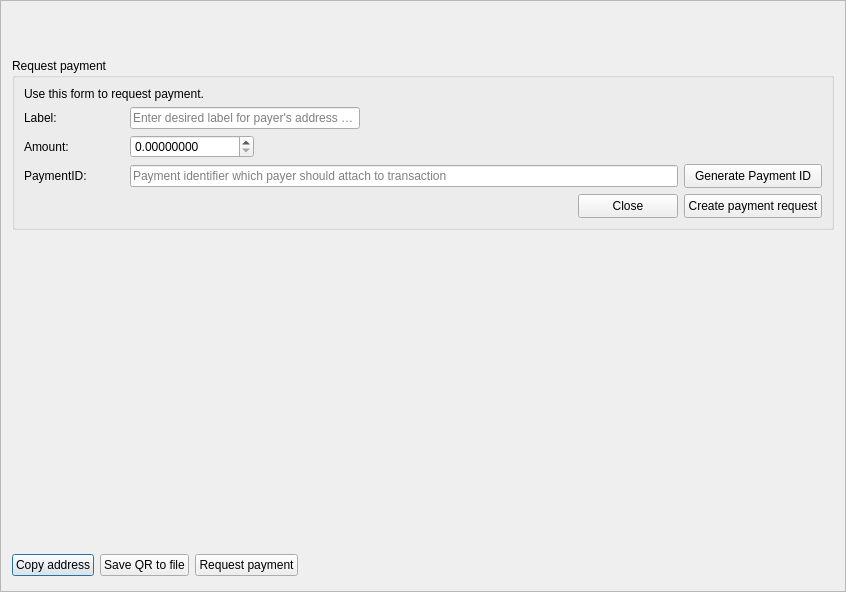
<?xml version="1.0" encoding="UTF-8"?>
<ui version="4.0">
 <class>ReceiveFrame</class>
 <widget class="QFrame" name="ReceiveFrame">
  <property name="geometry">
   <rect>
    <x>0</x>
    <y>0</y>
    <width>846</width>
    <height>592</height>
   </rect>
  </property>
  <property name="windowTitle">
   <string>Frame</string>
  </property>
  <property name="frameShape">
   <enum>QFrame::StyledPanel</enum>
  </property>
  <property name="frameShadow">
   <enum>QFrame::Raised</enum>
  </property>
  <layout class="QVBoxLayout" name="verticalLayout">
   <item>
    <widget class="QFrame" name="m_addressQRFrame">
     <property name="minimumSize">
      <size>
       <width>0</width>
       <height>40</height>
      </size>
     </property>
     <property name="frameShape">
      <enum>QFrame::NoFrame</enum>
     </property>
     <property name="frameShadow">
      <enum>QFrame::Raised</enum>
     </property>
     <layout class="QVBoxLayout" name="verticalLayout_2">
      <property name="leftMargin">
       <number>0</number>
      </property>
      <property name="topMargin">
       <number>0</number>
      </property>
      <property name="rightMargin">
       <number>0</number>
      </property>
      <property name="bottomMargin">
       <number>0</number>
      </property>
      <item>
       <layout class="QHBoxLayout" name="qrCodeFrame">
        <item>
         <widget class="WalletGui::QRLabel" name="m_qrLabel">
          <property name="text">
           <string/>
          </property>
         </widget>
        </item>
        <item>
         <spacer name="horizontalSpacer_2">
          <property name="orientation">
           <enum>Qt::Horizontal</enum>
          </property>
          <property name="sizeHint" stdset="0">
           <size>
            <width>40</width>
            <height>20</height>
           </size>
          </property>
         </spacer>
        </item>
       </layout>
      </item>
     </layout>
    </widget>
   </item>
   <item>
    <widget class="QFrame" name="m_requestPaymentFrame">
     <property name="minimumSize">
      <size>
       <width>0</width>
       <height>0</height>
      </size>
     </property>
     <layout class="QVBoxLayout" name="verticalLayout_3">
      <property name="spacing">
       <number>0</number>
      </property>
      <property name="leftMargin">
       <number>0</number>
      </property>
      <property name="topMargin">
       <number>0</number>
      </property>
      <property name="rightMargin">
       <number>0</number>
      </property>
      <item>
       <widget class="QGroupBox" name="groupBox">
        <property name="title">
         <string>Request payment</string>
        </property>
        <layout class="QGridLayout" name="gridLayout">
         <item row="0" column="0" colspan="2">
          <widget class="QLabel" name="label">
           <property name="text">
            <string>Use this form to request payment.</string>
           </property>
          </widget>
         </item>
         <item row="1" column="0">
          <widget class="QLabel" name="label_7">
           <property name="text">
            <string>Label:</string>
           </property>
          </widget>
         </item>
         <item row="1" column="1" colspan="2">
          <widget class="QLineEdit" name="m_payerLabel">
           <property name="maxLength">
            <number>64</number>
           </property>
           <property name="placeholderText">
            <string>Enter desired label for payer's address book</string>
           </property>
          </widget>
         </item>
         <item row="1" column="3" colspan="4">
          <spacer name="horizontalSpacer_3">
           <property name="orientation">
            <enum>Qt::Horizontal</enum>
           </property>
           <property name="sizeHint" stdset="0">
            <size>
             <width>361</width>
             <height>20</height>
            </size>
           </property>
          </spacer>
         </item>
         <item row="2" column="0">
          <widget class="QLabel" name="label_3">
           <property name="text">
            <string>Amount:</string>
           </property>
          </widget>
         </item>
         <item row="2" column="1">
          <widget class="QDoubleSpinBox" name="m_requestAmountSpin">
           <property name="sizePolicy">
            <sizepolicy hsizetype="Minimum" vsizetype="Fixed">
             <horstretch>0</horstretch>
             <verstretch>0</verstretch>
            </sizepolicy>
           </property>
           <property name="minimumSize">
            <size>
             <width>0</width>
             <height>0</height>
            </size>
           </property>
           <property name="baseSize">
            <size>
             <width>150</width>
             <height>0</height>
            </size>
           </property>
           <property name="locale">
            <locale language="English" country="UnitedStates"/>
           </property>
           <property name="suffix">
            <string/>
           </property>
           <property name="decimals">
            <number>8</number>
           </property>
           <property name="minimum">
            <double>0.00000000</double>
           </property>
           <property name="maximum">
            <double>99999999999.00000000</double>
           </property>
           <property name="singleStep">
            <double>1.00000000</double>
           </property>
           <property name="value">
            <double>0.00000000</double>
           </property>
          </widget>
         </item>
         <item row="2" column="2" colspan="5">
          <spacer name="horizontalSpacer_4">
           <property name="orientation">
            <enum>Qt::Horizontal</enum>
           </property>
           <property name="sizeHint" stdset="0">
            <size>
             <width>547</width>
             <height>20</height>
            </size>
           </property>
          </spacer>
         </item>
         <item row="3" column="0">
          <widget class="QLabel" name="label_6">
           <property name="text">
            <string>PaymentID:</string>
           </property>
          </widget>
         </item>
         <item row="3" column="1" colspan="5">
          <widget class="QLineEdit" name="m_requestPaymentIdEdit">
           <property name="maxLength">
            <number>64</number>
           </property>
           <property name="placeholderText">
            <string>Payment identifier which payer should attach to transaction</string>
           </property>
          </widget>
         </item>
         <item row="3" column="6">
          <widget class="QPushButton" name="m_generatePaymentIdButton">
           <property name="minimumSize">
            <size>
             <width>0</width>
             <height>24</height>
            </size>
           </property>
           <property name="baseSize">
            <size>
             <width>0</width>
             <height>24</height>
            </size>
           </property>
           <property name="text">
            <string>Generate Payment ID</string>
           </property>
          </widget>
         </item>
         <item row="4" column="6">
          <widget class="QPushButton" name="m_createPaymentRequest">
           <property name="minimumSize">
            <size>
             <width>0</width>
             <height>24</height>
            </size>
           </property>
           <property name="baseSize">
            <size>
             <width>0</width>
             <height>24</height>
            </size>
           </property>
           <property name="text">
            <string>Create payment request</string>
           </property>
           <property name="icon">
            <iconset resource="../../resources.qrc">
             <normaloff>:/icons/btn-receive</normaloff>:/icons/btn-receive</iconset>
           </property>
          </widget>
         </item>
         <item row="4" column="5">
          <widget class="QPushButton" name="m_closePaymentRequestFormButton">
           <property name="minimumSize">
            <size>
             <width>0</width>
             <height>24</height>
            </size>
           </property>
           <property name="baseSize">
            <size>
             <width>0</width>
             <height>24</height>
            </size>
           </property>
           <property name="text">
            <string>Close</string>
           </property>
          </widget>
         </item>
         <item row="4" column="0" colspan="5">
          <spacer name="horizontalSpacer_5">
           <property name="orientation">
            <enum>Qt::Horizontal</enum>
           </property>
           <property name="sizeHint" stdset="0">
            <size>
             <width>488</width>
             <height>20</height>
            </size>
           </property>
          </spacer>
         </item>
        </layout>
       </widget>
      </item>
     </layout>
    </widget>
   </item>
   <item>
    <spacer name="verticalSpacer">
     <property name="orientation">
      <enum>Qt::Vertical</enum>
     </property>
     <property name="sizeHint" stdset="0">
      <size>
       <width>20</width>
       <height>40</height>
      </size>
     </property>
    </spacer>
   </item>
   <item>
    <widget class="QFrame" name="m_bottomButtonsFrame">
     <property name="sizePolicy">
      <sizepolicy hsizetype="Expanding" vsizetype="Preferred">
       <horstretch>0</horstretch>
       <verstretch>0</verstretch>
      </sizepolicy>
     </property>
     <property name="minimumSize">
      <size>
       <width>0</width>
       <height>29</height>
      </size>
     </property>
     <property name="frameShape">
      <enum>QFrame::NoFrame</enum>
     </property>
     <property name="frameShadow">
      <enum>QFrame::Raised</enum>
     </property>
     <layout class="QHBoxLayout" name="horizontalLayout">
      <property name="leftMargin">
       <number>0</number>
      </property>
      <property name="topMargin">
       <number>0</number>
      </property>
      <property name="rightMargin">
       <number>0</number>
      </property>
      <property name="bottomMargin">
       <number>0</number>
      </property>
      <item>
       <widget class="QPushButton" name="m_copyAddress">
        <property name="text">
         <string>Copy address</string>
        </property>
        <property name="icon">
         <iconset resource="../../resources.qrc">
          <normaloff>:/icons/copy_white</normaloff>:/icons/copy_white</iconset>
        </property>
        <property name="default">
         <bool>true</bool>
        </property>
       </widget>
      </item>
      <item>
       <widget class="QPushButton" name="m_saveQR">
        <property name="text">
         <string>Save QR to file</string>
        </property>
        <property name="icon">
         <iconset resource="../../resources.qrc">
          <normaloff>:/icons/save</normaloff>:/icons/save</iconset>
        </property>
       </widget>
      </item>
      <item>
       <widget class="QPushButton" name="m_requestPaymentButton">
        <property name="enabled">
         <bool>true</bool>
        </property>
        <property name="text">
         <string>Request payment</string>
        </property>
        <property name="icon">
         <iconset resource="../../resources.qrc">
          <normaloff>:/icons/btn-receive</normaloff>:/icons/btn-receive</iconset>
        </property>
       </widget>
      </item>
      <item>
       <spacer name="horizontalSpacer">
        <property name="orientation">
         <enum>Qt::Horizontal</enum>
        </property>
        <property name="sizeHint" stdset="0">
         <size>
          <width>40</width>
          <height>20</height>
         </size>
        </property>
       </spacer>
      </item>
     </layout>
    </widget>
   </item>
  </layout>
 </widget>
 <customwidgets>
  <customwidget>
   <class>WalletGui::QRLabel</class>
   <extends>QLabel</extends>
   <header>gui/QRLabel.h</header>
  </customwidget>
 </customwidgets>
 <tabstops>
  <tabstop>m_payerLabel</tabstop>
  <tabstop>m_requestAmountSpin</tabstop>
  <tabstop>m_requestPaymentIdEdit</tabstop>
  <tabstop>m_generatePaymentIdButton</tabstop>
  <tabstop>m_closePaymentRequestFormButton</tabstop>
  <tabstop>m_createPaymentRequest</tabstop>
 </tabstops>
 <resources>
  <include location="../../resources.qrc"/>
 </resources>
 <connections>
  <connection>
   <sender>m_generatePaymentIdButton</sender>
   <signal>clicked()</signal>
   <receiver>ReceiveFrame</receiver>
   <slot>generatePaymentIdClicked()</slot>
   <hints>
    <hint type="sourcelabel">
     <x>736</x>
     <y>161</y>
    </hint>
    <hint type="destinationlabel">
     <x>422</x>
     <y>295</y>
    </hint>
   </hints>
  </connection>
  <connection>
   <sender>m_copyAddress</sender>
   <signal>clicked()</signal>
   <receiver>ReceiveFrame</receiver>
   <slot>copyAddress()</slot>
   <hints>
    <hint type="sourcelabel">
     <x>818</x>
     <y>26</y>
    </hint>
    <hint type="destinationlabel">
     <x>422</x>
     <y>295</y>
    </hint>
   </hints>
  </connection>
  <connection>
   <sender>m_requestPaymentButton</sender>
   <signal>clicked()</signal>
   <receiver>ReceiveFrame</receiver>
   <slot>requestPaymentClicked()</slot>
   <hints>
    <hint type="sourcelabel">
     <x>273</x>
     <y>568</y>
    </hint>
    <hint type="destinationlabel">
     <x>422</x>
     <y>295</y>
    </hint>
   </hints>
  </connection>
  <connection>
   <sender>m_saveQR</sender>
   <signal>clicked()</signal>
   <receiver>ReceiveFrame</receiver>
   <slot>saveQRcodeToFile()</slot>
   <hints>
    <hint type="sourcelabel">
     <x>163</x>
     <y>568</y>
    </hint>
    <hint type="destinationlabel">
     <x>422</x>
     <y>295</y>
    </hint>
   </hints>
  </connection>
  <connection>
   <sender>m_closePaymentRequestFormButton</sender>
   <signal>clicked()</signal>
   <receiver>ReceiveFrame</receiver>
   <slot>closePaymentRequestForm()</slot>
   <hints>
    <hint type="sourcelabel">
     <x>552</x>
     <y>190</y>
    </hint>
    <hint type="destinationlabel">
     <x>422</x>
     <y>295</y>
    </hint>
   </hints>
  </connection>
  <connection>
   <sender>m_createPaymentRequest</sender>
   <signal>clicked()</signal>
   <receiver>ReceiveFrame</receiver>
   <slot>createRequestPaymentClicked()</slot>
   <hints>
    <hint type="sourcelabel">
     <x>736</x>
     <y>191</y>
    </hint>
    <hint type="destinationlabel">
     <x>422</x>
     <y>295</y>
    </hint>
   </hints>
  </connection>
 </connections>
 <slots>
  <slot>copyAddress()</slot>
 </slots>
</ui>
